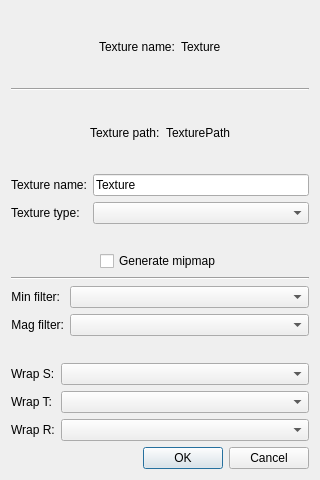
<?xml version="1.0" encoding="UTF-8"?>
<ui version="4.0">
 <class>TextureSettingsDialog</class>
 <widget class="QDialog" name="TextureSettingsDialog">
  <property name="geometry">
   <rect>
    <x>0</x>
    <y>0</y>
    <width>320</width>
    <height>480</height>
   </rect>
  </property>
  <property name="windowTitle">
   <string>Dialog</string>
  </property>
  <layout class="QVBoxLayout" name="verticalLayout">
   <item>
    <layout class="QHBoxLayout" name="horizontalLayout">
     <item>
      <spacer name="horizontalSpacer">
       <property name="orientation">
        <enum>Qt::Horizontal</enum>
       </property>
       <property name="sizeHint" stdset="0">
        <size>
         <width>40</width>
         <height>20</height>
        </size>
       </property>
      </spacer>
     </item>
     <item>
      <widget class="QLabel" name="label">
       <property name="text">
        <string>Texture name:</string>
       </property>
      </widget>
     </item>
     <item>
      <widget class="QLabel" name="texNameLabel">
       <property name="text">
        <string>Texture</string>
       </property>
      </widget>
     </item>
     <item>
      <spacer name="horizontalSpacer_2">
       <property name="orientation">
        <enum>Qt::Horizontal</enum>
       </property>
       <property name="sizeHint" stdset="0">
        <size>
         <width>40</width>
         <height>20</height>
        </size>
       </property>
      </spacer>
     </item>
    </layout>
   </item>
   <item>
    <widget class="Line" name="line">
     <property name="orientation">
      <enum>Qt::Horizontal</enum>
     </property>
    </widget>
   </item>
   <item>
    <layout class="QHBoxLayout" name="horizontalLayout_2">
     <item>
      <spacer name="horizontalSpacer_3">
       <property name="orientation">
        <enum>Qt::Horizontal</enum>
       </property>
       <property name="sizeHint" stdset="0">
        <size>
         <width>40</width>
         <height>20</height>
        </size>
       </property>
      </spacer>
     </item>
     <item>
      <widget class="QLabel" name="label_2">
       <property name="text">
        <string>Texture path:</string>
       </property>
      </widget>
     </item>
     <item>
      <widget class="QLabel" name="texPathLabel">
       <property name="text">
        <string>TexturePath</string>
       </property>
      </widget>
     </item>
     <item>
      <spacer name="horizontalSpacer_4">
       <property name="orientation">
        <enum>Qt::Horizontal</enum>
       </property>
       <property name="sizeHint" stdset="0">
        <size>
         <width>40</width>
         <height>20</height>
        </size>
       </property>
      </spacer>
     </item>
    </layout>
   </item>
   <item>
    <layout class="QFormLayout" name="formLayout">
     <item row="0" column="0">
      <widget class="QLabel" name="texName">
       <property name="text">
        <string>Texture name:</string>
       </property>
      </widget>
     </item>
     <item row="0" column="1">
      <widget class="QLineEdit" name="texNameEdit">
       <property name="text">
        <string>Texture</string>
       </property>
      </widget>
     </item>
     <item row="1" column="1">
      <widget class="QComboBox" name="texTypeBox"/>
     </item>
     <item row="1" column="0">
      <widget class="QLabel" name="texType">
       <property name="text">
        <string>Texture type:</string>
       </property>
      </widget>
     </item>
    </layout>
   </item>
   <item>
    <layout class="QHBoxLayout" name="horizontalLayout_3">
     <item>
      <spacer name="horizontalSpacer_5">
       <property name="orientation">
        <enum>Qt::Horizontal</enum>
       </property>
       <property name="sizeHint" stdset="0">
        <size>
         <width>40</width>
         <height>20</height>
        </size>
       </property>
      </spacer>
     </item>
     <item>
      <widget class="QCheckBox" name="mipmapChecker">
       <property name="text">
        <string>Generate mipmap</string>
       </property>
      </widget>
     </item>
     <item>
      <spacer name="horizontalSpacer_6">
       <property name="orientation">
        <enum>Qt::Horizontal</enum>
       </property>
       <property name="sizeHint" stdset="0">
        <size>
         <width>40</width>
         <height>20</height>
        </size>
       </property>
      </spacer>
     </item>
    </layout>
   </item>
   <item>
    <widget class="Line" name="line_2">
     <property name="orientation">
      <enum>Qt::Horizontal</enum>
     </property>
    </widget>
   </item>
   <item>
    <layout class="QFormLayout" name="formLayout_2">
     <item row="0" column="0">
      <widget class="QLabel" name="label_3">
       <property name="text">
        <string>Min filter:</string>
       </property>
       <property name="alignment">
        <set>Qt::AlignRight|Qt::AlignTrailing|Qt::AlignVCenter</set>
       </property>
      </widget>
     </item>
     <item row="0" column="1">
      <widget class="QComboBox" name="minFilterBox"/>
     </item>
     <item row="1" column="0">
      <widget class="QLabel" name="label_4">
       <property name="text">
        <string>Mag filter:</string>
       </property>
       <property name="alignment">
        <set>Qt::AlignRight|Qt::AlignTrailing|Qt::AlignVCenter</set>
       </property>
      </widget>
     </item>
     <item row="1" column="1">
      <widget class="QComboBox" name="magFilterBox"/>
     </item>
    </layout>
   </item>
   <item>
    <layout class="QFormLayout" name="formLayout_3">
     <item row="0" column="1">
      <widget class="QComboBox" name="clampSBox"/>
     </item>
     <item row="1" column="1">
      <widget class="QComboBox" name="clampTBox"/>
     </item>
     <item row="2" column="1">
      <widget class="QComboBox" name="clampRBox"/>
     </item>
     <item row="0" column="0">
      <widget class="QLabel" name="clampSLabel">
       <property name="text">
        <string>Wrap S:</string>
       </property>
      </widget>
     </item>
     <item row="1" column="0">
      <widget class="QLabel" name="clampTLabel">
       <property name="text">
        <string>Wrap T:</string>
       </property>
      </widget>
     </item>
     <item row="2" column="0">
      <widget class="QLabel" name="clampRLabel">
       <property name="text">
        <string>Wrap R:</string>
       </property>
      </widget>
     </item>
    </layout>
   </item>
   <item>
    <widget class="QDialogButtonBox" name="buttonBox">
     <property name="locale">
      <locale language="English" country="UnitedStates"/>
     </property>
     <property name="orientation">
      <enum>Qt::Horizontal</enum>
     </property>
     <property name="standardButtons">
      <set>QDialogButtonBox::Cancel|QDialogButtonBox::Ok</set>
     </property>
    </widget>
   </item>
  </layout>
 </widget>
 <resources/>
 <connections>
  <connection>
   <sender>buttonBox</sender>
   <signal>accepted()</signal>
   <receiver>TextureSettingsDialog</receiver>
   <slot>accept()</slot>
   <hints>
    <hint type="sourcelabel">
     <x>248</x>
     <y>254</y>
    </hint>
    <hint type="destinationlabel">
     <x>157</x>
     <y>274</y>
    </hint>
   </hints>
  </connection>
  <connection>
   <sender>buttonBox</sender>
   <signal>rejected()</signal>
   <receiver>TextureSettingsDialog</receiver>
   <slot>reject()</slot>
   <hints>
    <hint type="sourcelabel">
     <x>316</x>
     <y>260</y>
    </hint>
    <hint type="destinationlabel">
     <x>286</x>
     <y>274</y>
    </hint>
   </hints>
  </connection>
 </connections>
</ui>
